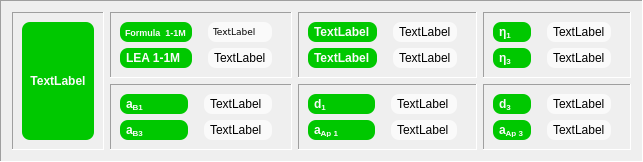
             <widget class="QFrame" name="frame_meanPower">
              <property name="autoFillBackground">
               <bool>true</bool>
              </property>
              <property name="frameShape">
               <enum>QFrame::Panel</enum>
              </property>
              <property name="frameShadow">
               <enum>QFrame::Sunken</enum>
              </property>
              <layout class="QGridLayout" name="gridLayout_12">
               <item row="0" column="0" rowspan="2">
                <widget class="QFrame" name="frame_2">
                 <property name="frameShape">
                  <enum>QFrame::Panel</enum>
                 </property>
                 <property name="frameShadow">
                  <enum>QFrame::Sunken</enum>
                 </property>
                 <layout class="QGridLayout" name="gridLayout_11">
                  <item row="0" column="0">
                   <widget class="QLabel" name="meanPowerValuation_Label">
                    <property name="baseSize">
                     <size>
                      <width>0</width>
                      <height>0</height>
                     </size>
                    </property>
                    <property name="font">
                     <font>
                      <weight>75</weight>
                      <bold>true</bold>
                      <strikeout>false</strikeout>
                     </font>
                    </property>
                    <property name="styleSheet">
                     <string notr="true">QLabel {background-color: #00c800;
color: #fafafa;
border: 0px solid grey;
border-radius: 8px;
padding: 8px}</string>
                    </property>
                    <property name="text">
                     <string>TextLabel</string>
                    </property>
                    <property name="alignment">
                     <set>Qt::AlignCenter</set>
                    </property>
                   </widget>
                  </item>
                 </layout>
                </widget>
               </item>
               <item row="0" column="1">
                <widget class="QFrame" name="frame_21">
                 <property name="frameShape">
                  <enum>QFrame::Panel</enum>
                 </property>
                 <property name="frameShadow">
                  <enum>QFrame::Sunken</enum>
                 </property>
                 <layout class="QGridLayout" name="gridLayout_10">
                  <item row="2" column="0">
                   <widget class="QLabel" name="tLEA_Label_2">
                    <property name="font">
                     <font>
                      <weight>75</weight>
                      <bold>true</bold>
                     </font>
                    </property>
                    <property name="styleSheet">
                     <string notr="true">QLabel {background-color: #00c800;
color: #fafafa;
border: 0px solid grey;
border-radius: 8px;
padding: 3px;
margin-right: 10px}</string>
                    </property>
                    <property name="text">
                     <string>LEA 1-1M</string>
                    </property>
                   </widget>
                  </item>
                  <item row="2" column="1">
                   <widget class="QLabel" name="LEA_Label_2">
                    <property name="styleSheet">
                     <string notr="true">QLabel {background-color: #fafafa}
QLabel {color: #000000}
QLabel {border: 0px solid grey}
QLabel {border-radius: 8px}
QLabel {padding: 3px}
QLabel {margin-right: 10px}</string>
                    </property>
                    <property name="text">
                     <string>TextLabel</string>
                    </property>
                   </widget>
                  </item>
                  <item row="1" column="1">
                   <widget class="QLabel" name="FormulaLEA_Label_2">
                    <property name="font">
                     <font>
                      <family>Verdana</family>
                      <pointsize>7</pointsize>
                     </font>
                    </property>
                    <property name="styleSheet">
                     <string notr="true">QLabel {background-color: #fafafa}
QLabel {color: #000000}
QLabel {border: 0px solid grey}
QLabel {border-radius: 8px}
QLabel {padding: 3px}
QLabel {margin-right: 10px}</string>
                    </property>
                    <property name="text">
                     <string>TextLabel</string>
                    </property>
                   </widget>
                  </item>
                  <item row="1" column="0">
                   <widget class="QLabel" name="tFormulaLEA_Label_2">
                    <property name="font">
                     <font>
                      <pointsize>7</pointsize>
                      <weight>75</weight>
                      <bold>true</bold>
                     </font>
                    </property>
                    <property name="styleSheet">
                     <string notr="true">QLabel {background-color: #00c800;
color: #fafafa;
border: 0px solid grey;
border-radius: 8px;
padding: 3px;
margin-right: 10px}</string>
                    </property>
                    <property name="text">
                     <string>Formula  1-1M</string>
                    </property>
                   </widget>
                  </item>
                 </layout>
                </widget>
               </item>
               <item row="0" column="2">
                <widget class="QFrame" name="frame_23">
                 <property name="frameShape">
                  <enum>QFrame::Panel</enum>
                 </property>
                 <property name="frameShadow">
                  <enum>QFrame::Sunken</enum>
                 </property>
                 <layout class="QGridLayout" name="gridLayout_24">
                  <item row="0" column="0">
                   <widget class="QLabel" name="tCond1LEA_Label_2">
                    <property name="font">
                     <font>
                      <weight>75</weight>
                      <bold>true</bold>
                     </font>
                    </property>
                    <property name="styleSheet">
                     <string notr="true">QLabel {background-color: #00c800;
color: #fafafa;
border: 0px solid grey;
border-radius: 8px;
padding: 3px;
margin-right: 10px}</string>
                    </property>
                    <property name="text">
                     <string>TextLabel</string>
                    </property>
                   </widget>
                  </item>
                  <item row="0" column="1">
                   <widget class="QLabel" name="cond1LEA_Label_2">
                    <property name="styleSheet">
                     <string notr="true">QLabel {background-color: #fafafa}
QLabel {color: #000000}
QLabel {border: 0px solid grey}
QLabel {border-radius: 8px}
QLabel {padding: 3px}
QLabel {margin-right: 10px}</string>
                    </property>
                    <property name="text">
                     <string>TextLabel</string>
                    </property>
                   </widget>
                  </item>
                  <item row="1" column="1">
                   <widget class="QLabel" name="cond3LEA_Label_2">
                    <property name="styleSheet">
                     <string notr="true">QLabel {background-color: #fafafa}
QLabel {color: #000000}
QLabel {border: 0px solid grey}
QLabel {border-radius: 8px}
QLabel {padding: 3px}
QLabel {margin-right: 10px}</string>
                    </property>
                    <property name="text">
                     <string>TextLabel</string>
                    </property>
                   </widget>
                  </item>
                  <item row="1" column="0">
                   <widget class="QLabel" name="tCond3LEA_Label_2">
                    <property name="font">
                     <font>
                      <weight>75</weight>
                      <bold>true</bold>
                     </font>
                    </property>
                    <property name="styleSheet">
                     <string notr="true">QLabel {background-color: #00c800;
color: #fafafa;
border: 0px solid grey;
border-radius: 8px;
padding: 3px;
margin-right: 10px}</string>
                    </property>
                    <property name="text">
                     <string>TextLabel</string>
                    </property>
                   </widget>
                  </item>
                 </layout>
                </widget>
               </item>
               <item row="0" column="3">
                <widget class="QFrame" name="frame_43">
                 <property name="frameShape">
                  <enum>QFrame::Panel</enum>
                 </property>
                 <property name="frameShadow">
                  <enum>QFrame::Sunken</enum>
                 </property>
                 <layout class="QGridLayout" name="gridLayout_44">
                  <item row="1" column="0">
                   <widget class="QLabel" name="tCouplingFactor3_Label_2">
                    <property name="font">
                     <font>
                      <weight>75</weight>
                      <bold>true</bold>
                     </font>
                    </property>
                    <property name="styleSheet">
                     <string notr="true">QLabel {background-color: #00c800;
color: #fafafa;
border: 0px solid grey;
border-radius: 8px;
padding: 3px;
margin-right: 10px}</string>
                    </property>
                    <property name="text">
                     <string>η&lt;sub&gt;3&lt;/sub&gt;</string>
                    </property>
                   </widget>
                  </item>
                  <item row="0" column="0">
                   <widget class="QLabel" name="tCouplingFactor1_Label_2">
                    <property name="font">
                     <font>
                      <weight>75</weight>
                      <bold>true</bold>
                     </font>
                    </property>
                    <property name="styleSheet">
                     <string notr="true">QLabel {background-color: #00c800;
color: #fafafa;
border: 0px solid grey;
border-radius: 8px;
padding: 3px;
margin-right: 10px}</string>
                    </property>
                    <property name="text">
                     <string>η&lt;sub&gt;1&lt;/sub&gt;</string>
                    </property>
                   </widget>
                  </item>
                  <item row="1" column="1">
                   <widget class="QLabel" name="couplingFactor3_Label_2">
                    <property name="styleSheet">
                     <string notr="true">QLabel {background-color: #fafafa}
QLabel {color: #000000}
QLabel {border: 0px solid grey}
QLabel {border-radius: 8px}
QLabel {padding: 3px}
QLabel {margin-right: 10px}</string>
                    </property>
                    <property name="text">
                     <string>TextLabel</string>
                    </property>
                   </widget>
                  </item>
                  <item row="0" column="1">
                   <widget class="QLabel" name="couplingFactor1_Label_2">
                    <property name="styleSheet">
                     <string notr="true">QLabel {background-color: #fafafa}
QLabel {color: #000000}
QLabel {border: 0px solid grey}
QLabel {border-radius: 8px}
QLabel {padding: 3px}
QLabel {margin-right: 10px}</string>
                    </property>
                    <property name="text">
                     <string>TextLabel</string>
                    </property>
                   </widget>
                  </item>
                 </layout>
                </widget>
               </item>
               <item row="1" column="1">
                <widget class="QFrame" name="frame_47">
                 <property name="frameShape">
                  <enum>QFrame::Panel</enum>
                 </property>
                 <property name="frameShadow">
                  <enum>QFrame::Sunken</enum>
                 </property>
                 <layout class="QGridLayout" name="gridLayout_48">
                  <item row="1" column="0">
                   <widget class="QLabel" name="tBeamAperture3_Label_2">
                    <property name="font">
                     <font>
                      <weight>75</weight>
                      <bold>true</bold>
                     </font>
                    </property>
                    <property name="styleSheet">
                     <string notr="true">QLabel {background-color: #00c800;
color: #fafafa;
border: 0px solid grey;
border-radius: 8px;
padding: 3px;
margin-right: 10px}</string>
                    </property>
                    <property name="text">
                     <string>a&lt;sub&gt;B3&lt;/sub&gt;</string>
                    </property>
                   </widget>
                  </item>
                  <item row="0" column="0">
                   <widget class="QLabel" name="tBeamAperture1_Label_2">
                    <property name="font">
                     <font>
                      <weight>75</weight>
                      <bold>true</bold>
                     </font>
                    </property>
                    <property name="styleSheet">
                     <string notr="true">QLabel {background-color: #00c800;
color: #fafafa;
border: 0px solid grey;
border-radius: 8px;
padding: 3px;
margin-right: 10px}</string>
                    </property>
                    <property name="text">
                     <string>a&lt;sub&gt;B1&lt;/sub&gt;</string>
                    </property>
                   </widget>
                  </item>
                  <item row="0" column="1">
                   <widget class="QLabel" name="beamAperture1_Label_2">
                    <property name="styleSheet">
                     <string notr="true">QLabel {background-color: #fafafa}
QLabel {color: #000000}
QLabel {border: 0px solid grey}
QLabel {border-radius: 8px}
QLabel {padding: 3px}
QLabel {margin-right: 10px}</string>
                    </property>
                    <property name="text">
                     <string>TextLabel</string>
                    </property>
                   </widget>
                  </item>
                  <item row="1" column="1">
                   <widget class="QLabel" name="beamAperture3_Label_2">
                    <property name="styleSheet">
                     <string notr="true">QLabel {background-color: #fafafa}
QLabel {color: #000000}
QLabel {border: 0px solid grey}
QLabel {border-radius: 8px}
QLabel {padding: 3px}
QLabel {margin-right: 10px}</string>
                    </property>
                    <property name="text">
                     <string>TextLabel</string>
                    </property>
                   </widget>
                  </item>
                 </layout>
                </widget>
               </item>
               <item row="1" column="2">
                <widget class="QFrame" name="frame_cond1_1">
                 <property name="frameShape">
                  <enum>QFrame::Panel</enum>
                 </property>
                 <property name="frameShadow">
                  <enum>QFrame::Sunken</enum>
                 </property>
                 <layout class="QGridLayout" name="gridLayout_41">
                  <item row="0" column="0">
                   <widget class="QLabel" name="tApertureDist1_Label_2">
                    <property name="font">
                     <font>
                      <weight>75</weight>
                      <bold>true</bold>
                     </font>
                    </property>
                    <property name="styleSheet">
                     <string notr="true">QLabel {background-color: #00c800;
color: #fafafa;
border: 0px solid grey;
border-radius: 8px;
padding: 3px;
margin-right: 10px}</string>
                    </property>
                    <property name="text">
                     <string>d&lt;sub&gt;1&lt;/sub&gt;</string>
                    </property>
                   </widget>
                  </item>
                  <item row="0" column="1">
                   <widget class="QLabel" name="apertureDist1_Label_2">
                    <property name="styleSheet">
                     <string notr="true">QLabel {background-color: #fafafa}
QLabel {color: #000000}
QLabel {border: 0px solid grey}
QLabel {border-radius: 8px}
QLabel {padding: 3px}
QLabel {margin-right: 10px}</string>
                    </property>
                    <property name="text">
                     <string>TextLabel</string>
                    </property>
                   </widget>
                  </item>
                  <item row="1" column="0">
                   <widget class="QLabel" name="tApertureDiam1_Label_2">
                    <property name="font">
                     <font>
                      <weight>75</weight>
                      <bold>true</bold>
                     </font>
                    </property>
                    <property name="styleSheet">
                     <string notr="true">QLabel {background-color: #00c800;
color: #fafafa;
border: 0px solid grey;
border-radius: 8px;
padding: 3px;
margin-right: 10px}</string>
                    </property>
                    <property name="text">
                     <string>a&lt;sub&gt;Ap 1&lt;/sub&gt;</string>
                    </property>
                   </widget>
                  </item>
                  <item row="1" column="1">
                   <widget class="QLabel" name="apertureDiam1_Label_2">
                    <property name="styleSheet">
                     <string notr="true">QLabel {background-color: #fafafa}
QLabel {color: #000000}
QLabel {border: 0px solid grey}
QLabel {border-radius: 8px}
QLabel {padding: 3px}
QLabel {margin-right: 10px}</string>
                    </property>
                    <property name="text">
                     <string>TextLabel</string>
                    </property>
                   </widget>
                  </item>
                 </layout>
                </widget>
               </item>
               <item row="1" column="3">
                <widget class="QFrame" name="frame_39">
                 <property name="frameShape">
                  <enum>QFrame::Panel</enum>
                 </property>
                 <property name="frameShadow">
                  <enum>QFrame::Sunken</enum>
                 </property>
                 <layout class="QGridLayout" name="gridLayout_40">
                  <item row="1" column="1">
                   <widget class="QLabel" name="apertureDiam3_Label_2">
                    <property name="styleSheet">
                     <string notr="true">QLabel {background-color: #fafafa}
QLabel {color: #000000}
QLabel {border: 0px solid grey}
QLabel {border-radius: 8px}
QLabel {padding: 3px}
QLabel {margin-right: 10px}</string>
                    </property>
                    <property name="text">
                     <string>TextLabel</string>
                    </property>
                   </widget>
                  </item>
                  <item row="0" column="0">
                   <widget class="QLabel" name="tApertureDist3_Label_2">
                    <property name="font">
                     <font>
                      <weight>75</weight>
                      <bold>true</bold>
                     </font>
                    </property>
                    <property name="styleSheet">
                     <string notr="true">QLabel {background-color: #00c800;
color: #fafafa;
border: 0px solid grey;
border-radius: 8px;
padding: 3px;
margin-right: 10px}</string>
                    </property>
                    <property name="text">
                     <string>d&lt;sub&gt;3&lt;/sub&gt;</string>
                    </property>
                   </widget>
                  </item>
                  <item row="0" column="1">
                   <widget class="QLabel" name="apertureDist3_Label_2">
                    <property name="styleSheet">
                     <string notr="true">QLabel {background-color: #fafafa}
QLabel {color: #000000}
QLabel {border: 0px solid grey}
QLabel {border-radius: 8px}
QLabel {padding: 3px}
QLabel {margin-right: 10px}</string>
                    </property>
                    <property name="text">
                     <string>TextLabel</string>
                    </property>
                   </widget>
                  </item>
                  <item row="1" column="0">
                   <widget class="QLabel" name="tApertureDiam3_Label_2">
                    <property name="font">
                     <font>
                      <weight>75</weight>
                      <bold>true</bold>
                     </font>
                    </property>
                    <property name="styleSheet">
                     <string notr="true">QLabel {background-color: #00c800;
color: #fafafa;
border: 0px solid grey;
border-radius: 8px;
padding: 3px;
margin-right: 10px}</string>
                    </property>
                    <property name="text">
                     <string>a&lt;sub&gt;Ap 3&lt;/sub&gt;</string>
                    </property>
                   </widget>
                  </item>
                 </layout>
                </widget>
               </item>
              </layout>
             </widget>
